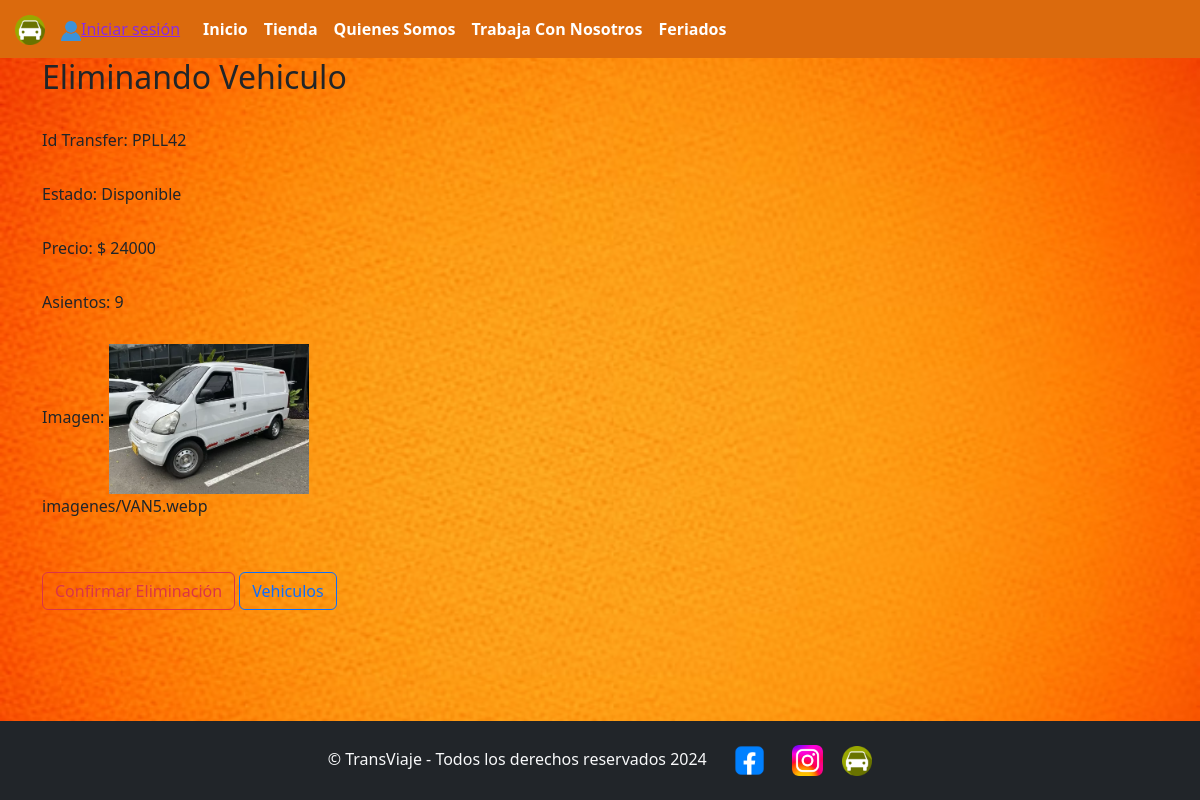
The app's page /inicio/eliminar/PPLL42/ with its own data.
### biblioteca/models.py (models this page shows, shortened)
class Galon(models.Model):
    idGalon = models.CharField(primary_key=True, max_length=10, verbose_name='IdGalon')
    kg=models.IntegerField(blank=True, null=True, verbose_name="kg")
    marca = models.ForeignKey ('marca', on_delete=models.CASCADE, verbose_name='marca')
    cantidad=models.IntegerField(blank=True, null=True, verbose_name="Cantidad")
    imagen = models.ImageField(upload_to="imagenes", null=True, verbose_name='Imagen')
    precio=models.IntegerField(blank=True, null=True, verbose_name="Precio")

class Marca(models.Model):
    idMarca = models.IntegerField(primary_key=True, verbose_name='Id de Marca')
    nombreMarca =  models.CharField(max_length=50, verbose_name='Nombre de Marca')
    def __str__(self):
        return self.nombreMarca

### biblioteca/views.py (the view)
# urls.py: path('eliminar/<id>/', views.eliminar, name="eliminar"),
def eliminar(request, id):
    galon = get_object_or_404(Galon, idGalon=id)
    if request.method == 'POST':
        galon.delete()
        return redirect('productos')
    return render(request, 'eliminar.html', {'galon': galon})

### biblioteca/context_processor.py (called while the page is built, shortened)
def total_carrito(request):
    total = 0
    return {'total_carrito':int(total)}

### biblioteca/templates/eliminar.html (shortened to what this page needs)
{% load static %}
<!DOCTYPE html>
<html lang="en">
<head>
    <link rel="stylesheet" href="{% static 'css/misEstilos.css' %}">
    <link href="https://cdn.jsdelivr.net/npm/bootstrap@5.3.3/dist/css/bootstrap.min.css" rel="stylesheet">
</head>
<body>
  <nav class="navbar navbar-expand-sm navbar-light bg-light, menu">
      <a href="{% url 'inicio' %}" class="navbar-brand">
        <img src="{% static 'img/icono transfer.webp' %}" width="30px" height="30px" style="margin-left: 15px;">
      </a>
      <div class="collapse navbar-collapse" id="opciones">
        <div>
          {% if user.is_authenticated %}
                  <a href="#" style="color:blueviolet; font-size: 12px; justify-content: right;">Bienvenid@ {{user.username}}</a>
                  <a href="{% url 'cerrar' %}" id="userBookStop">
                      <img src="{% static 'img/user-vector-icon.png' %}" alt="NO DATA FOUND" width="20px">Cerrar sesión
                  </a>
          {% else %}
              <a href="{% url 'login' %}" id="userBookSto" style="color:blueviolet; text-align:  right;">
                  <img src="{% static 'img/user-vector-icon.png' %}" alt="NO DATA FOUND" width="20px">Iniciar sesión
              </a>
          {% endif %}
      </div>
      <div class="collapse navbar-collapse" id="opciones">
        <ul class="navbar-nav" style="margin-left: 15px;">
          <li class="nav-item">
            <a class="nav-link" href="{% url 'inicio' %}">Inicio</a>
          </li>
          <li class="nav-item">
            <a class="nav-link" href="{% url 'tienda' %}">Tienda</a>
          </li>
        <li class="nav-item">
          <a class="nav-link" href="{% url 'quienesSomos' %}">Quienes Somos</a>
        </li>
          <li class="nav-item">
            <a class="nav-link" href="{% url 'trabajaConNosotros' %}">Trabaja Con Nosotros</a>
          </li>
          <li class="nav-item">
            <a class="nav-link" href="{% url 'disponibilidad' %}">Feriados</a>
          </li>
        </ul>
      </div>
</nav>
  <main class="container">
      <h2>Eliminando Vehiculo</h2>
      <br>
      <form action="{% url 'eliminar' galon.idGalon %}" method="POST" enctype="multipart/form-data">
          <div class="form-group">
            <label for="Id Transfer">Id Transfer: </label>
              {{ galon.idGalon }}
          </div>
          <div class="form-group">
              <label for="marca">Estado: </label>
              {{ galon.marca }}
          </div>
          <div class="form-group">
              <label for="precio">Precio: $ </label>
              {{ galon.precio }}
          </div>
          <div class="form-group">
              <label for="cantidad">Asientos: </label>
              {{ galon.cantidad }}
          </div>
          <div class="form-group">
              <label for="imagen">Imagen: </label>
              <img src="{{ galon.imagen.url }}" width="200px"> <br>
              {{ galon.imagen }}
          </div>
          <br>
          <input type="submit" value="Confirmar Eliminación" name="elimina" class="btn btn-outline-danger">
          <a href="{% url 'productos' %}" class="btn btn-outline-primary">Vehiculos</a>
      </form>
  </main>
  <footer class="footer bg-dark text-light text-center py-3 fixed-bottom">
    <div class="container">
        <span> &copy; TransViaje - Todos los derechos reservados 2024</span>
        <a href="https://www.facebook.com/jano.gas.1/?locale=es_LA" class="RedesSociales">
          <img src="{% static 'img/feibukk.webp' %}" width="47px" height="47px" style="margin-left: 15px;">
        </a>
        <a href="https://www.instagram.com/jano_gas?igsh=MWUxNHcxMTV5c2h1ZQ%3D%3D" class="RedesSociales">
          <img src="{% static 'img/instagraaaam.png' %}" width="31px" height="31px" style="margin-left: 15px;">
        </a>
        <a href="index.html" class="RedesSociales">
          <img src="{% static 'img/icono transfer.webp' %}" width="30px" height="30px" style="margin-left: 15px;">
        </a>
    </div>
  </footer>
</body>
</html>

### biblioteca/static/css/misEstilos.css (style rules this page uses)
body { background-image: url("../img/Fondo\ naranjo.avif"); background-size: cover; }
.menu { background-color:rgb(219, 106, 13); }
.navbar-nav .nav-link { color: rgb(255, 255, 255); font-weight: bolder; }
.footer { max-width: 100%; padding: 20px 0; }
.RedesSociales { text-decoration: none; }
.form-group { margin-bottom: 30px; }

### records on screen
Galon: idGalon "PPLL42", marca "Disponible", precio "24000", cantidad "9", imagen (picture), imagen "imagenes/VAN5.webp"
